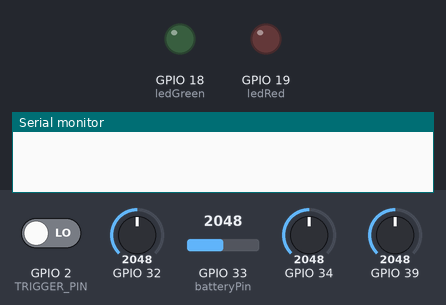
Bench run of a sketch on a simulated ESP32. Shown: output pins drawn as LEDs (lit = HIGH), the last lines printed to the serial monitor. The test bench sets the inputs (shaded band); at power-on: GPIO 2 (TRIGGER_PIN) LOW, GPIO 32 = 2048, GPIO 33 (batteryPin) = 2048, GPIO 34 = 2048, GPIO 39 = 2048. WiFi joins after 1.5 s; servers stay silent unless stated; uploads are accepted with an empty reply.

Above: at 0.1 s.
At 1.6 s:
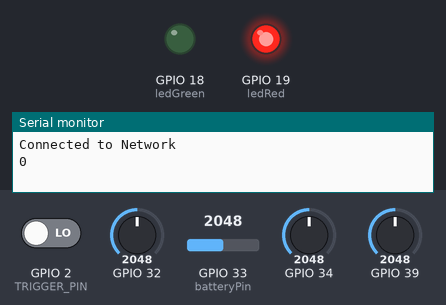
Timing chart, 0 to 3.1 s (numbered marks = the images above):
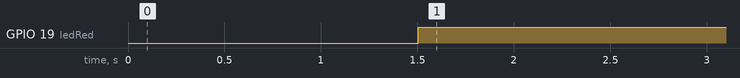

The sketch:

SmartHanger.ino
```cpp
#include <WiFi.h>
#include <HTTPClient.h>
#include <WiFiManager.h>
#define connection "Network Connection Setup"
//const char* ssid = "ABCkkkkk";
//const char* password = "Amit123@";

const char *macAdd = "f0:08:d1:db:53:4c";
const char *serverName = "http://testqaweb.com/smartHanger/api/Auth/updateHangerDetails";
const int ledGreen = 18;
const int ledRed = 19;
const int batteryPin = 33;

int TRIGGER_PIN = 2;
int occupied = 0;
int ADC = 0;
int voltage = 0;
int state;
float percentage = 0;

String deviceId = "SH-f0:08:d1:db:53:4c";

WiFiManager wifiManager;

void setup()
{
  pinMode(ledGreen, OUTPUT);
  pinMode(ledRed, OUTPUT);
  pinMode(TRIGGER_PIN, INPUT);
  Serial.begin(115200);

  wifiManager.autoConnect(connection);
  Serial.println("Connected to Network");
}
void sendData()
{
  if (WiFi.status() == WL_CONNECTED)
  {
    HTTPClient http;

    http.begin(serverName);

    http.addHeader("Content-Type", "application/x-www-form-urlencoded");

    String httpRequestData = "hangerId=1 &deviseStatus=1 &battery=" + String(percentage) + "&status=" + String(occupied) + "&macAdd=" + String(macAdd) + "&deviceId=" + String(deviceId) + "";

    int httpResponseCode = http.POST(httpRequestData);
    Serial.print("HTTP Response code: ");
    Serial.println(httpResponseCode);

    // Free resources
    http.end();
  }
  else
  {
    Serial.println("WiFi Disconnected");
  }
}
void ldrSetup()
{

  int a = analogRead(39), b = analogRead(34), c = analogRead(32), d = digitalRead(TRIGGER_PIN);
  if (a == 0 || b == 0 || c == 0)
  {
    occupied = 1;
    digitalWrite(ledGreen, HIGH);
    digitalWrite(ledRed, LOW);
    sendData();
  }

  else
  {
    occupied = 0;
    digitalWrite(ledGreen, LOW);
    digitalWrite(ledRed, HIGH);
    sendData();
  }
}
void batterySetup()
{

  ADC = analogRead(batteryPin);

  //Serial.print("ADC VALUE = ");
  //
  //Serial.println(ADC);
  delay(1000);

  voltage = (ADC * 3.3) / (4095);
  Serial.print("Voltage = ");
  Serial.print(voltage);
  Serial.print("volts");
  Serial.println(" ");

  percentage = (voltage * 100) / 3.3;
  Serial.print("percent=");
  Serial.print(percentage);
  Serial.println(" ");

  delay(1000);
}
void loop()
{

  state = digitalRead(TRIGGER_PIN);
  Serial.println(state);
  if (digitalRead(TRIGGER_PIN) == 1)
  {
    if (!wifiManager.startConfigPortal(connection))
      Serial.println("failed to connect and hit timeout");
    delay(3000);
    if (WiFi.waitForConnectResult() != WL_CONNECTED)
    {
      Serial.println("Failed to connect to the network");
      ESP.restart();
    }
  }
  else
  {
    ldrSetup();
    batterySetup();
  }
}
```

Measured:
- by itself, GPIO 19 (ledRed): LOW → HIGH at 1.5 s
